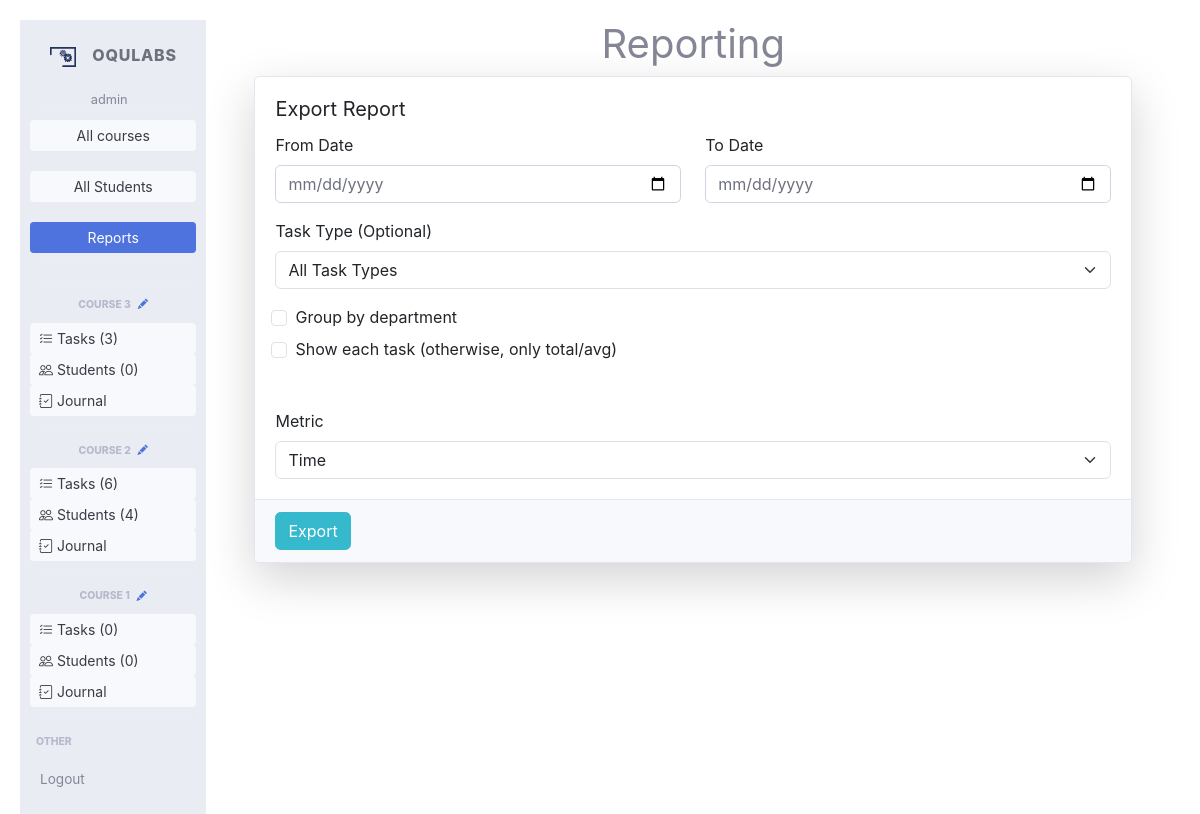
/reports (signed in), run on the app's committed database.
### app/models.py (models this page shows, shortened)
class Course(models.Model):
    teacher = models.ForeignKey('auth.User', on_delete=models.DO_NOTHING, null=True, blank=True)
    name = models.CharField(max_length=100)
    description = models.TextField(blank=True)
    max_screenshots_per_user = models.PositiveIntegerField(default=60*15)  # 15 hours, 180 MB
    screenshot_interval_minutes = models.PositiveIntegerField(default=1)
    enrollment_code = models.CharField(max_length=30, unique=True, blank=True, null=True)
    deleted = models.BooleanField(default=False)
    color = models.IntegerField(default=0)  # up to 359
    department = models.ForeignKey(Department, on_delete=models.DO_NOTHING, null=True, blank=True)
    def tasks_number(self):
        return self.task_set.count()
    def enrolled_students(self):
        return self.enrollment_set.filter(deleted=False).count()
    class Meta:
        ordering = ['-id']

### app/journal_views.py (the view)
# urls.py: path('reports', journal_views.reports, name='reports_list'),
def reports(request: HttpRequest) -> HttpResponse:
    if request.user.is_anonymous or not request.user.is_staff:
        return redirect("/")
    return render(request, "reports.html", {
        "courses": Course.objects.filter(teacher=request.user).filter(deleted=False),
        "task_types": TaskType.objects.all().order_by('name'),
        "page": "reports",
    })

### templates/reports.html (shortened to what this page needs)
{% extends "main.html" %}
{% block content %}
    <div style="display: flex; flex-direction: column">
        <h1 style="text-align: center">Reporting</h1>
        <div class="container-fluid">
            <div class="card shadow-lg">
                <div class="card-body">
                    <h5 class="card-title">Export Report</h5>
                    <form>
                        <div class="row mb-3">
                            <div class="col-md-6">
                                <label for="dateFrom" class="form-label">From Date</label>
                                <input type="date" class="form-control" id="dateFrom"
                                onchange="updateVisible()">
                            </div>
                            <div class="col-md-6">
                                <label for="dateTo" class="form-label">To Date</label>
                                <input type="date" class="form-control" id="dateTo"
                                onchange="updateVisible()">
                            </div>
                        </div>
                        <div class="form-group mb-3">
                            <label for="taskType" class="form-label">Task Type (Optional)</label>
                            <select class="form-select" id="taskType" onchange="updateVisible()">
                                <option value="">All Task Types</option>
                            </select>
                        </div>
                        <div class="form-check">
                            <input onchange="updateVisible()"
                                   class="form-check-input" type="checkbox" id="groupByDepartment">
                            <label class="form-check-label" for="groupByDepartment">
                                Group by department
                            </label>
                        </div>
                        <div class="form-check mt-2" id="showEachTaskBlock">
                            <input onchange="updateVisible()"
                                   class="form-check-input" type="checkbox" id="showEachTask">
                            <label class="form-check-label" for="showEachTask">
                                Show each task (otherwise, only total/avg)
                            </label>
                        </div>
                        <div class="mt-3">
                            <label for="metric" class="form-label">Metric</label>
                            <select onchange="updateVisible()" class="form-select" id="metric">
                                <option value="time">Time</option>
                            </select>
                        </div>
                    </form>
                </div>
                <div class="card-footer">
                    <button class="btn btn-info text-white" id="export_button" onclick="startDownload()">Export</button>
                </div>
            </div>
        </div>
    </div>
{% endblock %}

### templates/sidebar.html (shortened to what this page needs)
<ul class="navbar-nav bg-gray-200 sidebar sidebar-light accordion" id="accordionSidebar"
    style="overflow-x: hidden; height: 100vh">
    <a class="sidebar-brand d-flex align-items-center justify-content-center" href="/">
        <div class="sidebar-brand-icon">
            <img src="/static/casting.svg" style="max-height: 20px; margin-left: 1em">
        </div>
        <div class="sidebar-brand-text mx-3">OquLabs</div>
    </a>
    <div class="nav-item dropdown no-arrow" style="display: flex; flex-direction: column; width: 100%">
        <span class="mr-2 d-none d-lg-inline text-gray-600 small"
              style="text-align: center">{{ user.username }}</span>
    </div>
    <hr class="sidebar-divider my-0">
        <div style="
            display: flex;
            flex-direction: column;
            align-items: center;
            padding: 10px;
        ">
        <a class="btn btn-sm
        {% if page == "all_courses" %}
        btn-primary
        {% else %}
        btn-light
        {% endif %}
        "
           style="width: 100%"
           href="/courses_teacher">
            <span>All courses</span>
        </a>
        </div>
        <div style="
            display: flex;
            flex-direction: column;
            align-items: center;
            padding: 10px;
        ">
            <a class="btn btn-sm
            {% if page == 'all_students' %}
            btn-primary
            {% else %}
            btn-light
            {% endif %}
            "
            style="width: 100%"
            href="/all_students">
                <span>All Students</span>
            </a>
        </div>
        <div style="
            display: flex;
            flex-direction: column;
            align-items: center;
            padding: 10px;
        ">
        <a class="btn btn-sm
        {% if page == 'reports' %}
        btn-primary
        {% else %}
        btn-light
        {% endif %}
        "
           style="width: 100%"
           href="/reports">
            <span>Reports</span>
        </a>
        </div>
    <hr class="sidebar-divider">
    {% for course1 in courses %}
        <hr class="sidebar-divider">
        <div class="sidebar-heading" id="menu_{{ course1.id }}" style="text-align: center">
            {{ course1.name | slice:":25" }} <a href="/courses_teacher/edit/{{ course1.id }}"
               style="width: 100%">&nbsp;&nbsp;<i class="bi bi-pencil-fill"></i> </a>
        </div>
        <div style="display: flex; flex-direction: column; align-items: center; padding: 10px;">
            <a href="/courses_teacher/{{ course1.id }}/tasks" class="btn btn-sm
            {% if course1.id == course.id and page == 'tasks' %}
            btn-primary
            {% else %}
            btn-light
            {% endif %}
            "
               style="width: 100%; text-align: left"><i class="bi bi-list-check"></i> Tasks
                ({{ course1.tasks_number }})
            </a>
            <a href="/courses_teacher/{{ course1.id }}" class="btn btn-sm
            {% if course1.id == course.id and page == 'enrollments' %}
            btn-primary
            {% else %}
            btn-light
            {% endif %}
                "
               style="width: 100%; text-align: left"><i class="bi bi-people"></i> Students
                ({{ course1.enrolled_students }})</a>
            <a href="/courses_teacher/{{ course1.id }}/journal" class="btn btn-sm
            {% if course1.id == course.id and page == 'journal' %}
            btn-primary
            {% else %}
            btn-light
            {% endif %}
            "
               style="width: 100%; text-align: left"><i class="bi bi-journal-check"></i> Journal
            </a>
        </div>
    {% endfor %}
    <hr class="sidebar-divider">
    <div class="sidebar-heading">
        Other
    </div>
    <li class="nav-item">
        <a class="nav-link " href="/logout">
            <span>Logout</span></a>
    </li>
</ul>

### app/static/index3.css (style rules this page uses)
body { background-color: #f8f9fa; padding: 20px; }

### data on the page
Course: name "COURSE 3", tasks_number "3", enrolled_students "0"
Course: name "COURSE 2", tasks_number "6", enrolled_students "4"
Course: name "COURSE 1", tasks_number "0", enrolled_students "0"

### other printed values
{{ user.username }} "admin"
